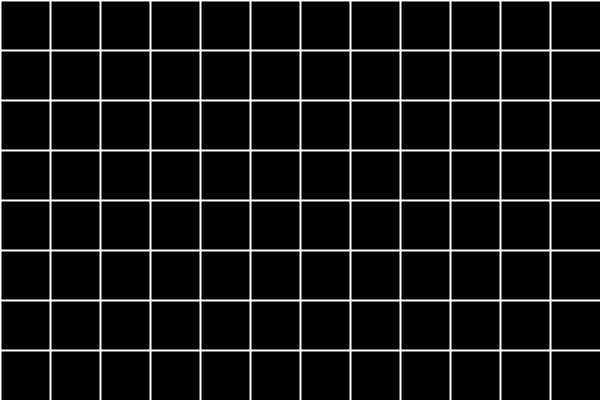
Frame 1 (no input)
Frame 60 (the mouse pressed at the canvas centre just before this capture): identical to frame 1, image omitted
Frame 120 (the mouse held since frame 60 and released just before this capture): identical to frame 1, image omitted

The Processing sketch that drew this single still picture (run headless with seeded random() and noise(); from frame 60 on, the mouse is pressed at the canvas centre):

// Processing sketch: while_grid
// ── while_grid.pde
float x;
float y;
float spacing = 50;

void setup(){
  size(600,400);
}


void draw(){

  
  //daft effect...
  //spacing = spacing + random(-2,2);
  
  
  
  background(0);
  
  stroke(255);
  strokeWeight(2);
  
  x = 0;
  while (x < width) {
   line(x, 0, x, height); 
   x = x + spacing; 
  }

  y = 0;
  while (y < height) {
   line(0, y, width, y); 
   y = y + spacing; 
  }
}
